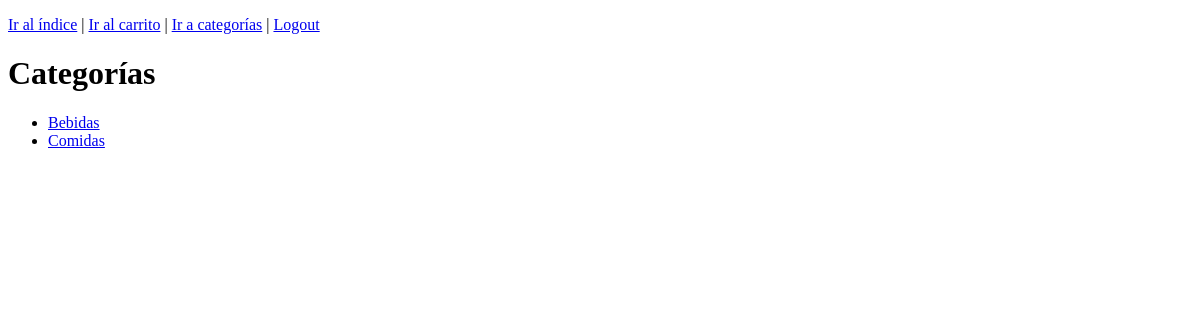
The page /categorias.php on the database as committed earlier.
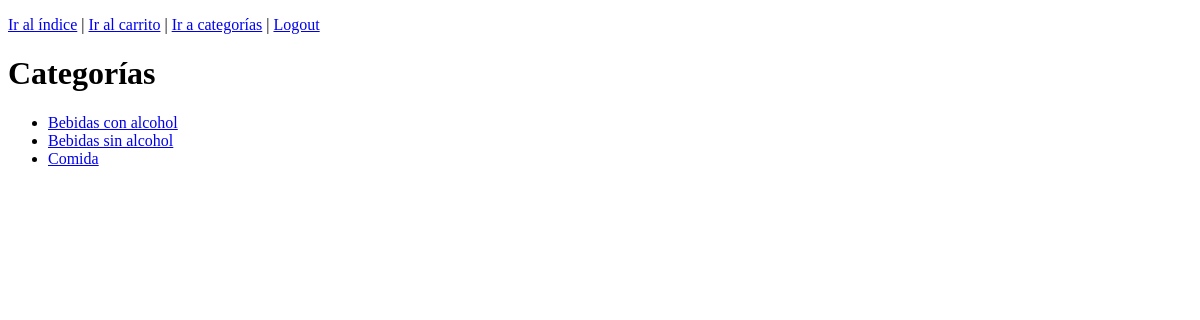
The same page on the database as committed later.
### tables this page shows
CREATE TABLE Categoria (
    idCategoria INT AUTO_INCREMENT PRIMARY KEY,
    Nombre VARCHAR(50) NOT NULL UNIQUE,
    Descripcion VARCHAR(255) NULL
);

### public/categorias.php (the view, shortened to what this page needs)
<?php
$categorias = [];
try {
    $pdo = Conexion::getConexion();
    $stmt = $pdo->prepare("SELECT idCategoria, Nombre, Descripcion FROM Categoria ORDER BY Nombre");
    $stmt->execute();
    $categorias = $stmt->fetchAll(PDO::FETCH_ASSOC);
} catch (PDOException $e) {
    $mensaje = $e->getMessage();
}
?>
<!doctype html>
<html lang="en">
<head>
</head>
<body>
<p>
    <a href="index.php">Ir al índice</a>
    |
    <a href="carrito.php">Ir al carrito</a>
    |
    <a href="categorias.php">Ir a categorías</a>
    |
    <a href="logout.php">Logout</a>
</p>
<h1>Categorías</h1>
<?php if (!empty($categorias)): ?>
    <ul>
        <?php foreach ($categorias as $cat): ?>
            <li>
                <a href="productos.php?categoria=<?= urlencode($cat['idCategoria']) ?>">
                    <?= htmlspecialchars($cat['Nombre']) ?>
                </a>
            </li>
        <?php endforeach; ?>
    </ul>
<?php else: ?>
    <p>No hay categorías disponibles.</p>
<?php endif; ?>
</body>
</html>

Rows that differ between the two databases and show on the page:
added categoria: Nombre "Bebidas con alcohol"
changed categoria: Nombre "Bebidas" → "Bebidas sin alcohol"
changed categoria: Nombre "Comidas" → "Comida"
